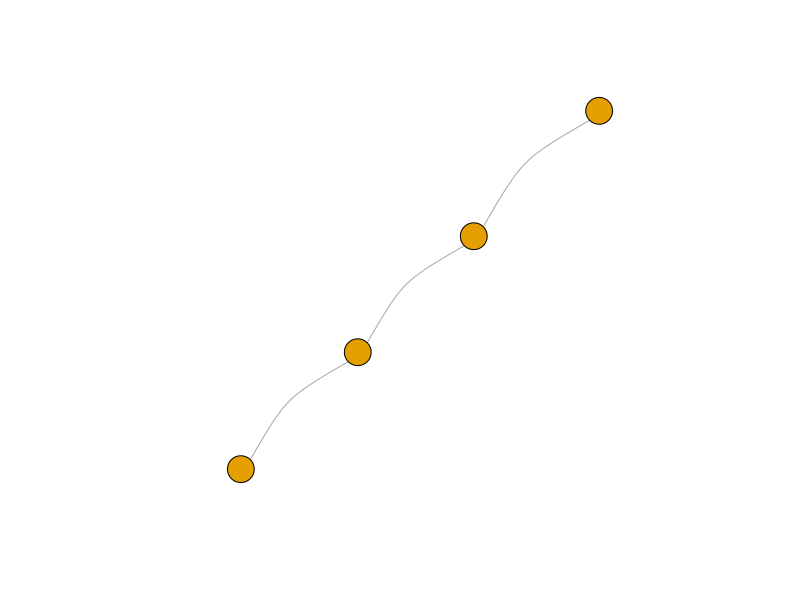
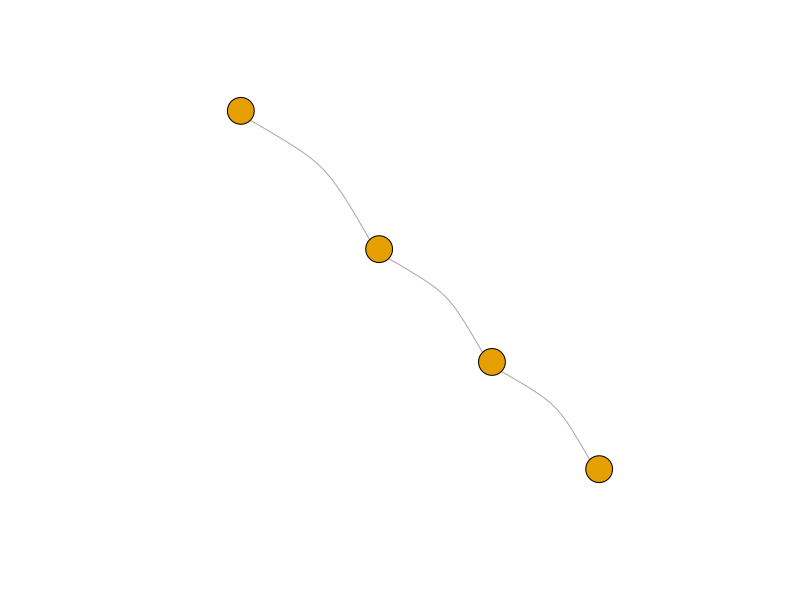
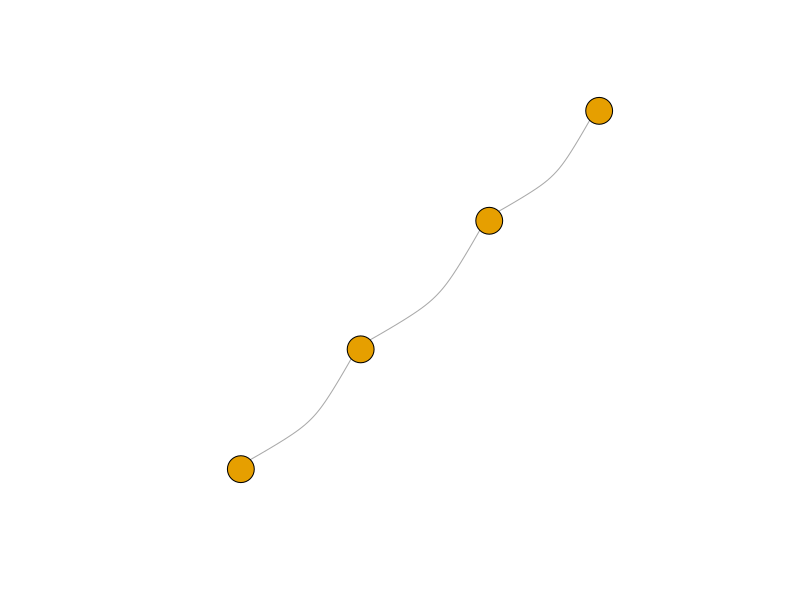
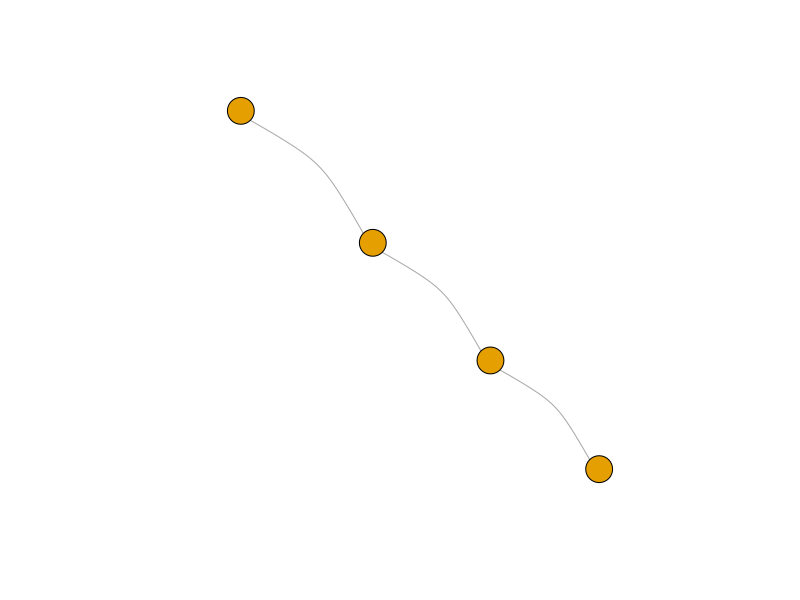
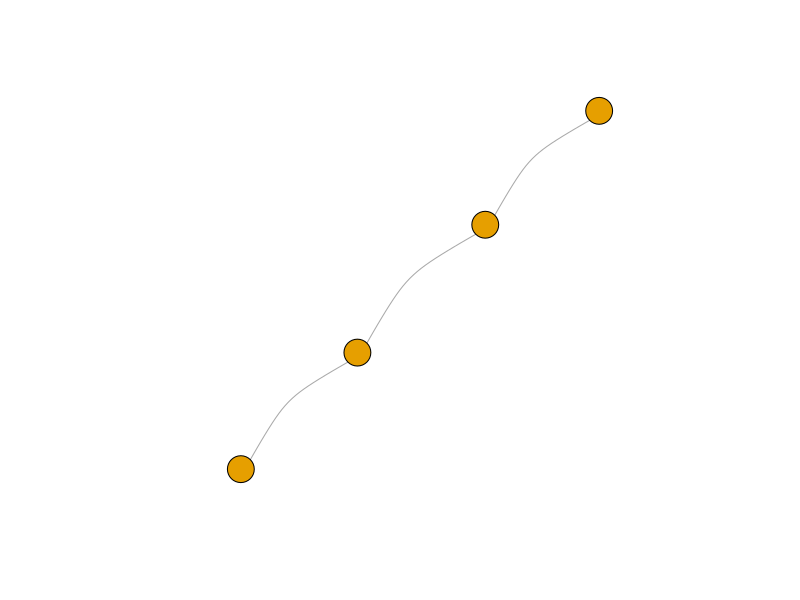
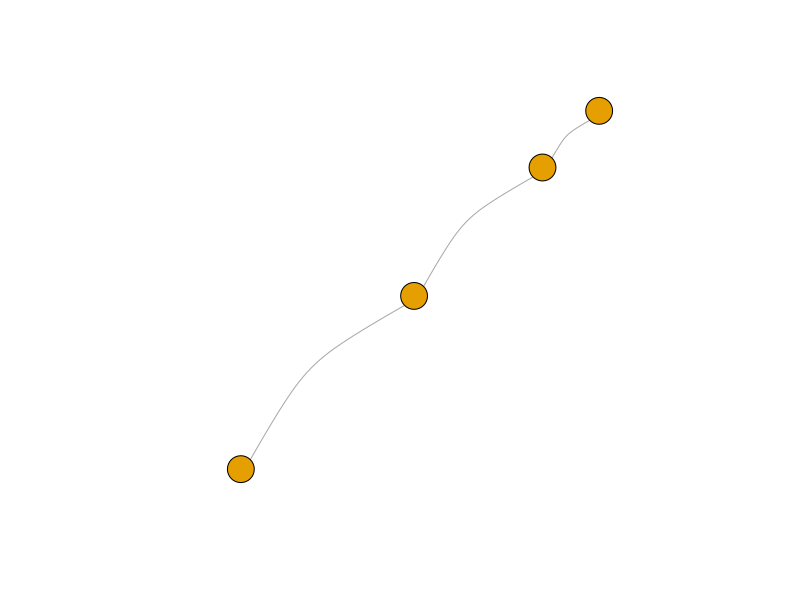
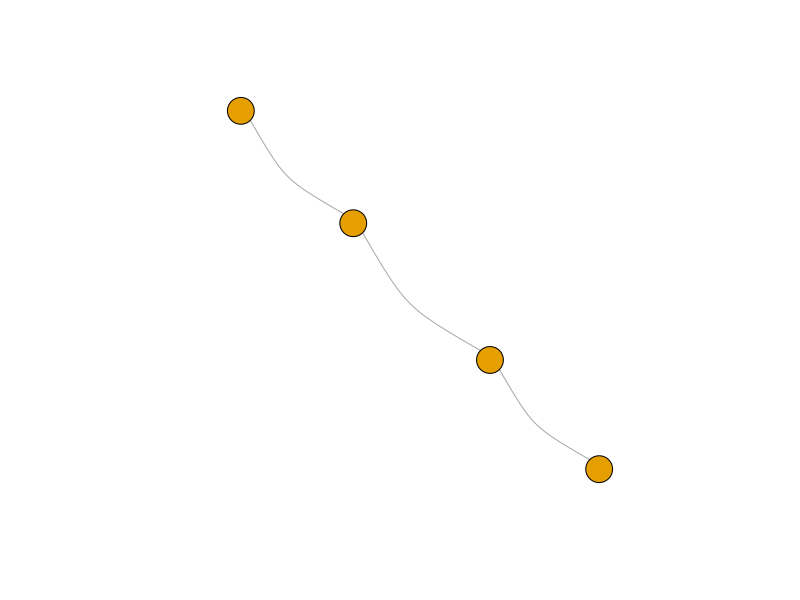
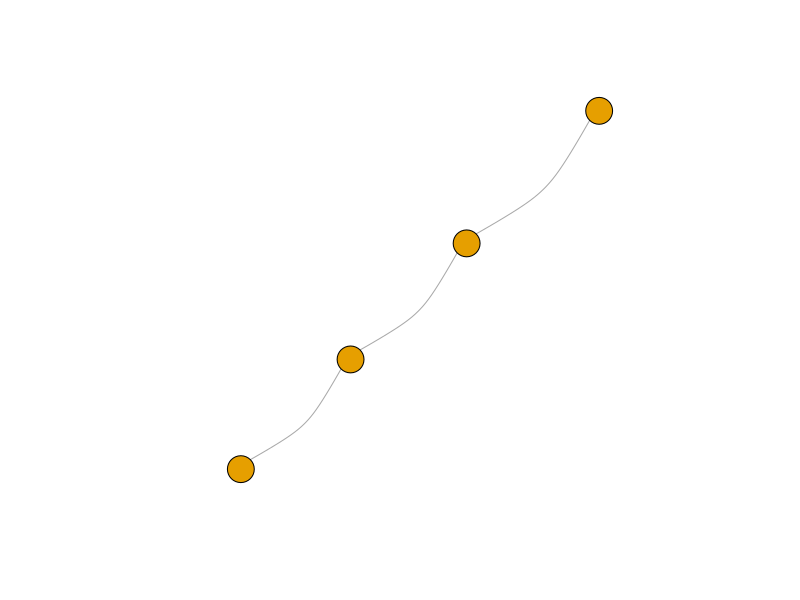

Source code (R) for these figures, in order: (Note: this script raises an error after producing the figures.)
#############################_Libraries_##########################
setwd(dirname(rstudioapi::getSourceEditorContext()$path))
getwd()
Sys.setenv(LANG = "en")

if (!("igraph" %in% rownames(installed.packages()))) install.packages("igraph")
library(igraph)

#############################_Graph_generation_#######################
#' Losowy obrót dla rysunku grafu - layout_in_circle() psuje losowość
#'
#' @param graph List
#' @return matrix
#'
randomLayout <- function(graph)
{
  rotation <- runif(1, 0, 2*pi)
  layout <- layout_in_circle(graph)
  return(cbind(cos(rotation) * layout[,1] - sin(rotation) * layout[,2], sin(rotation) * layout[,1] + cos(rotation) * layout[,2]))
}

#' Tworzy katalog do zapisu grafów
#'
#' @param vertexNo int - liczba wierzchołków
#' @param fileName string - nazwa grafu
#' @return string - ścieżka
#'
createDir <- function(vertexNo, fileName)
{
  dir.create(as.character(vertexNo), showWarnings = FALSE)
  dir.create(file.path(vertexNo, fileName), showWarnings = FALSE)
  pathName <- paste0(vertexNo, '/', fileName)
  unlink(paste0(pathName, "/*"))
  return(pathName)
}

#' Rysuj graf
#'
#' @param graph Graph - Graf do narysowania
#' @param pathName string - Ścieżka
#' @param fileName string - Nazwa pliku
#' @param vertexNo int - liczba wierzchołków
#' @param i int - Numer iteracji
#' @param plotCurve float
#' @return void
#'
plotGraphHelper <- function(graph, pathName, fileName, vertexNo, i, plotCurve)
{
  png(file.path(pathName, paste0(fileName, "-", vertexNo, "-", i, ".png")), width = 800, height = 600)
  plot(graph, vertex.label = NA, edge.curved = plotCurve)
  dev.off()
}

#' Graf ścieżka N wierzchołków, nieskierowany
#'
#' @param N int - liczba rysunków
#' @param vertexNo int - liczba wierzchołków
#' @param plotCurve float
#' @return void
#'
plotPaths <- function(N, vertexNo, plotCurve)
{
  fileName <- 'path'
  pathName <- createDir(vertexNo, fileName)
  definition <- c()
  for (index in 1:(vertexNo-1))
  {
    definition <- c(definition, index, index + 1)
  }
  definitionMatrix <- matrix(definition, ncol = 2, byrow = TRUE)
  
  for (i in 1:N)
  {
    graph <- graph_from_edgelist(definitionMatrix, directed = FALSE)
    E(graph)$weight <- runif(ecount(graph))
    plotGraphHelper(graph, pathName, fileName, vertexNo, i, plotCurve)
  }
}

#' Graf cykliczny N wierzchołków, 100% pewności na połączenie wierzchołków, nieskierowany
#'
#' @param N int - liczba rysunków
#' @param vertexNo int - liczba wierzchołków
#' @param plotCurve float
#' @return void
#'
plotCycles <- function(N, vertexNo, plotCurve)
{
  fileName <- 'cycle'
  pathName <- createDir(vertexNo, fileName)
  for (i in 1:N)
  {
    graph <- make_ring(vertexNo, directed = FALSE)
    plotGraphHelper(graph, pathName, fileName, vertexNo, i, plotCurve)
  }
}

#' Graf pełny N wierzchołków, 100% pewności na połączenie wierzchołków, nieskierowany
#'
#' @param N int - liczba rysunków
#' @param vertexNo int - liczba wierzchołków
#' @param plotCurve float
#' @return void
#'
plotFullGraphs <- function(N, vertexNo, plotCurve)
{
  fileName <- 'full'
  pathName <- createDir(vertexNo, fileName)
  for (i in 1:N)
  {
    graph <- graph.full(vertexNo, directed = FALSE)
    E(graph)$weight <- runif(ecount(graph))
    plotGraphHelper(graph, pathName, fileName, vertexNo, i, plotCurve)
  }
}

#' Graf spójny N wierzchołków
#'
#' @param N int - liczba rysunków
#' @param vertexNo int - liczba wierzchołków
#' @param plotCurve float
#' @return void
#'
plotConnectedGraphs <- function(N, vertexNo, plotCurve)
{
  fileName <- 'connected'
  pathName <- createDir(vertexNo, fileName)
  for (i in 1:N)
  {
    graph <- graph(c(1, 2, 2, 3, 3, 4, 4, 5, 5, 1, 1, round(runif(1, 1, 10)), 2, round(runif(1, 1, 10)), 3, round(runif(1, 1, 10)) , 4, round(runif(1, 1, 10)) , 5, round(runif(1, 1, 10))))
    plotGraphHelper(graph, pathName, fileName, vertexNo, i, plotCurve)
  }
}

#' Graf dwudzielny N wierzchołków
#'
#' @param N int - liczba rysunków
#' @param vertexNo int - liczba wierzchołków
#' @param plotCurve float
#' @return void
#'
plotBipartiteGraphs <- function(N, vertexNo, plotCurve)
{
  fileName <- 'bipartite'
  pathName <- createDir(vertexNo, fileName)
  for (i in 1:N)
  {
    graph <- make_full_bipartite_graph(vertexNo/2, vertexNo/2)
    E(graph)$weight <- runif(ecount(graph))
    plotGraphHelper(graph, pathName, fileName, vertexNo, i, plotCurve)
  }
}

#' Graf pusty N wierzchołków
#'
#' @param N int - liczba rysunków
#' @param vertexNo int - liczba wierzchołków
#' @param plotCurve float
#' @return void
#'
plotEmptyGraphs <- function(N, vertexNo, plotCurve)
{
  fileName <- 'empty'
  pathName <- createDir(vertexNo, fileName)
  for (i in 1:N)
  {
    graph <- make_empty_graph(vertexNo)
    plotGraphHelper(graph, pathName, fileName, vertexNo, i, plotCurve)
  }
}

plotPaths(200, 4, 0.3)
plotCycles(200, 4, 0.3)
plotFullGraphs(200, 4, 0.3)
# plotConnectedGraphs(200, 4, 0.3)
plotBipartiteGraphs(200, 4, 0.3)
plotEmptyGraphs(200, 4, 0.3)

plotPaths(200, 5, 0.3)
plotCycles(200, 5, 0.3)
plotFullGraphs(200, 5, 0.3)
# plotConnectedGraphs(200, 5, 0.3)
plotEmptyGraphs(200, 5, 0.3)

plotPaths(200, 6, 0.3)
plotCycles(200, 6, 0.3)
plotFullGraphs(200, 6, 0.3)
# plotConnectedGraphs(200, 6, 0.3)
plotBipartiteGraphs(200, 6, 0.3)
plotEmptyGraphs(200, 6, 0.3)

plotPaths(200, 7, 0.3)
plotCycles(200, 7, 0.3)
plotFullGraphs(200, 7, 0.3)
# plotConnectedGraphs(200, 7, 0.3)
plotBipartiteGraphs(200, 7, 0.3)
plotEmptyGraphs(200, 7, 0.3)
